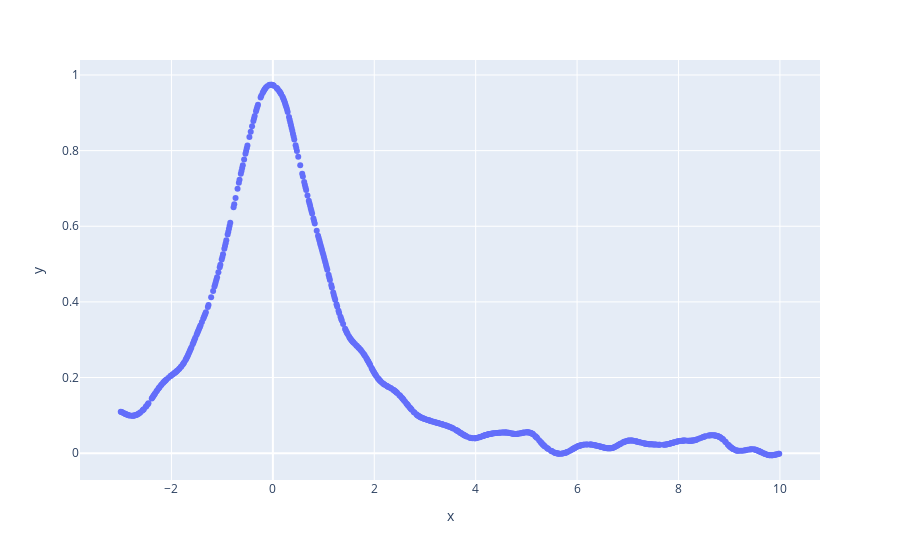

The notebook cell this image was saved under:
### Code cell
k = 75

mse_list = list()
fit_list = list()
lam_p = 0.01
for i in range(10):
    
    fit = peak_fit(x_train, y_train, k=k, lam_w=1, lam_p=lam_p, plot_=0,x_test=x_test)
    mse_list.append(np.round(mse(y_test, fit[1]), 6))
    fit_list.append(fit[0])
    lam_p *= 2.5
    print("Lambda peak: ", lam_p)

    
print("Mean Squared Errors: ", mse_list)
px.scatter(x=x_train, y=fit_list[np.argmin(mse_list)])

### Figure 1 — Plotly figure (JSON) as saved in the notebook; plotly's stock layout.template omitted (floating-point values rounded to 4 significant figures; data arrays with more than 128 entries replaced by an {"elided": "..."} marker saying what was removed)
{"data": [{"hoverlabel": {"namelength": 0}, "hovertemplate": "x=%{x}<br>y=%{y}", "legendgroup": "", "marker": {"color": "#636efa", "symbol": "circle"}, "mode": "markers", "name": "", "showlegend": false, "type": "scatter", "x": {"elided": "700 float values"}, "xaxis": "x", "y": {"elided": "700 float values"}, "yaxis": "y"}], "layout": {"legend": {"tracegroupgap": 0}, "margin": {"t": 60}, "xaxis": {"anchor": "y", "domain": [0, 1], "title": {"text": "x"}}, "yaxis": {"anchor": "x", "domain": [0, 1], "title": {"text": "y"}}}}
